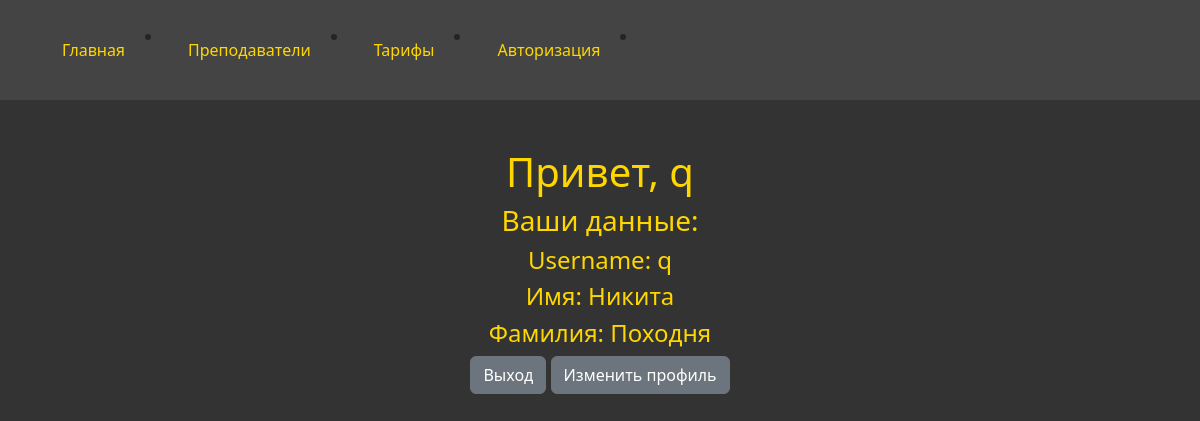
The app's page /profile (signed in) with its own data.
### models.py (models this page shows)
class log(UserMixin, db.Model):
    id = db.Column(db.Integer, primary_key=True)
    username = db.Column(db.String(50), nullable=False)
    password = db.Column(db.String(20), nullable=False)
    firstname = db.Column(db.String(20), nullable=True)
    lastname = db.Column(db.String(20), nullable=True)

### app.py (the view)
@app.route('/profile')
def profile():
    if current_user.is_authenticated:
        return render_template('profile.html', user=current_user)
    else:
        return redirect(url_for('login'))

### app.py (called while the page is built)
@login_manager.user_loader
def load_user(user_id):
    return log.query.get(int(user_id))

### templates/profile.html
{% extends 'base.html' %}
{% block content %}
  <div class="container">
    <div class="row justify-content-center mt-5">
      <div class="col-md-6">
            <h1 class="text-center">Привет, {{ user.username }}</h1>
          </div>
            <h3 class="text-center">Ваши данные:</h3>
            <h4 class="text-center">Username: {{ user.username }}</h4>
            <h4 class="text-center">Имя: {{ user.firstname }}</h4>
            <h4 class="text-center">Фамилия: {{ user.lastname }}</h4>
            <div class="text-center">
              <a href="{{ url_for('logout') }}" class="btn btn-secondary">Выход</a>
              <a href="{{ url_for('edit') }}" class="btn btn-secondary">Изменить профиль</a>
      </div>
    </div>
  </div>
{% endblock %}

### static/styles.css (style rules this page uses)
body { background-color: #333; margin: 0px; }
.row { display: flex; }
.text-center { margin-bottom: 5; color: gold; font:oblique; }

### records on screen
log: username "q", firstname "Никита", lastname "Походня"
